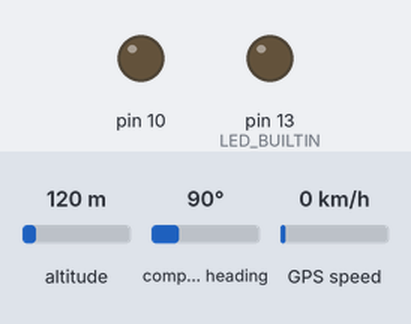
The sketch below on a simulated Arduino Uno, built with avr-gcc and run on an emulated ATmega328P. Parts: output pins drawn as LEDs (lit = HIGH). Inputs (shaded band) come from the test bench; at power-on: altitude 120 m, compass heading 90°, GPS speed 0 km/h. The GPS gets a fix after 3 s at 37.7749, -122.4194 with 8 satellites; what the sketch prints to the serial monitor is not drawn.

Above: at 0.1 s.
At 1.1 s:
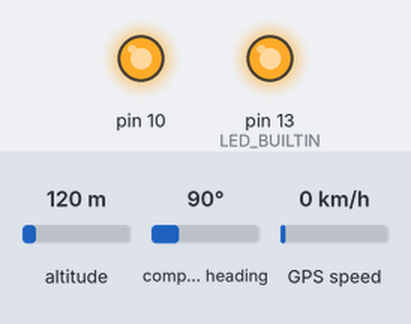
Timing chart, 0 to 5.5 s (numbered marks = the images above):
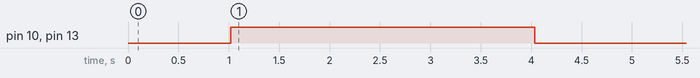

The sketch:

rolling_code.ino
```cpp
/*
Developed by Juan Cerdeño on 4/24/19
Updates will be uploaded (hopefully) to www.github.com/ajuancer/door_opener
The libraries needed are listed below:
  - TinyGPS, for being able to control de module.
  - Software Serial, for the communication of the modules.

Obtain more details, schematics and support in the GitHub repostory www.github.com/ajuancer/door_opener

Connection to the Arduino Uno board are the follow:
 Digital pin 3   -->  RX pin of GPS module
 Digital pin 4   -->  TX pin of GPS module
 Digital pin 10  -->  Coonected instead of the button of the cloned door remote

To facilitate the detection of errors, the integrated LED is also active when the door should open.
*/

// LIBRARIES
#include <TinyGPS++.h>
#include <SoftwareSerial.h>

// CONSTANTS
TinyGPSPlus gps;
SoftwareSerial ss(4, 3);
static const double DOOR_LAT = 00.000000, DOOR_LON = 00.000000;   // Location of the door

// SETUP
void setup() {
  Serial.begin(115200);
// If you find an error with the GPS moule,
// probably you have selected the wrong baud rate
  ss.begin(9600);                                                // Baud of GPS
  pinMode(LED_BUILTIN, OUTPUT);
  pinMode(10, OUTPUT);

}

// LOOP
void loop() {

  unsigned long distanceMToDoor =
    (unsigned long)TinyGPSPlus::distanceBetween(
      gps.location.lat(),
      gps.location.lng(),
      DOOR_LAT,
      DOOR_LON);
  printInt(distanceMToDoor, gps.location.isValid(), 9);

  smartDelay(1000);

  if (millis() > 5000 && gps.charsProcessed() < 10)
    Serial.println(F("No GPS data received: check wiring"));

  if(distanceMToDoor < 20.00000) {                                 // Put the distance in meters
    digitalWrite(10, HIGH);
    digitalWrite(LED_BUILTIN, HIGH);
  } else {
    digitalWrite(LED_BUILTIN, LOW);
    digitalWrite(10, LOW);
  }

}


// SMART DELAY
static void smartDelay(unsigned long ms) {
  unsigned long start = millis();
  do
  {
    while (ss.available())
      gps.encode(ss.read());
  } while (millis() - start < ms);
}

// PRINT FLOAT
static void printFloat(float val, bool valid, int len, int prec) {
  if (!valid)
  {
    while (len-- > 1)
      Serial.print('*');
    Serial.print(' ');
  }
  else
  {
    Serial.print(val, prec);
    int vi = abs((int)val);
    int flen = prec + (val < 0.0 ? 2 : 1); // . and -
    flen += vi >= 1000 ? 4 : vi >= 100 ? 3 : vi >= 10 ? 2 : 1;
    for (int i=flen; i<len; ++i)
      Serial.print(' ');
  }
  smartDelay(0);
}

// PRINT LINE
static void printInt(unsigned long val, bool valid, int len) {

  char sz[32] = "*****";
  if (valid)
    sprintf(sz, "%ld", val);
  sz[len] = 0;
  for (int i=strlen(sz); i<len; ++i)
    sz[i] = ' ';
  if (len > 0)
    sz[len-1] = ' ';
  Serial.print(sz);
  smartDelay(0);
}

// PRINT STRING
static void printStr(const char *str, int len) {
  int slen = strlen(str);
  for (int i=0; i<len; ++i)
    Serial.print(i<slen ? str[i] : ' ');
  smartDelay(0);
}
```

Measured:
- by itself, pin 10, pin 13 (LED_BUILTIN): LOW → HIGH at 1.0 s, → LOW 3.0 s later
